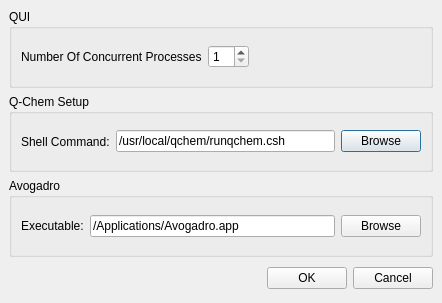
<ui version="4.0" >
 <author></author>
 <comment></comment>
 <exportmacro></exportmacro>
 <class>PreferencesBrowser</class>
 <widget class="QDialog" name="PreferencesBrowser" >
  <property name="geometry" >
   <rect>
    <x>0</x>
    <y>0</y>
    <width>442</width>
    <height>303</height>
   </rect>
  </property>
  <property name="windowTitle" >
   <string>QUI Preferences</string>
  </property>
  <layout class="QVBoxLayout" >
   <property name="margin" >
    <number>9</number>
   </property>
   <property name="spacing" >
    <number>6</number>
   </property>
   <item>
    <widget class="QGroupBox" name="groupBox_3" >
     <property name="title" >
      <string>QUI</string>
     </property>
     <layout class="QHBoxLayout" >
      <property name="margin" >
       <number>9</number>
      </property>
      <property name="spacing" >
       <number>6</number>
      </property>
      <item>
       <widget class="QLabel" name="label" >
        <property name="text" >
         <string>Number Of Concurrent Processes</string>
        </property>
       </widget>
      </item>
      <item>
       <widget class="QSpinBox" name="numberOfProcesses" >
        <property name="toolTip" >
         <string>Specifies the maximum number of processes allowed to run at the same time</string>
        </property>
        <property name="minimum" >
         <number>1</number>
        </property>
       </widget>
      </item>
      <item>
       <spacer>
        <property name="orientation" >
         <enum>Qt::Horizontal</enum>
        </property>
        <property name="sizeHint" >
         <size>
          <width>40</width>
          <height>20</height>
         </size>
        </property>
       </spacer>
      </item>
     </layout>
    </widget>
   </item>
   <item>
    <widget class="QGroupBox" name="groupBox" >
     <property name="title" >
      <string>Q-Chem Setup</string>
     </property>
     <layout class="QHBoxLayout" >
      <property name="margin" >
       <number>9</number>
      </property>
      <property name="spacing" >
       <number>6</number>
      </property>
      <item>
       <widget class="QLabel" name="label_3" >
        <property name="text" >
         <string>Shell Command:</string>
        </property>
       </widget>
      </item>
      <item>
       <widget class="QLineEdit" name="lineEditRunQChem" >
        <property name="toolTip" >
         <string>Enter the shell and any arguments used to launch the Q-Chem executable</string>
        </property>
        <property name="text" >
         <string>/usr/local/qchem/runqchem.csh</string>
        </property>
       </widget>
      </item>
      <item>
       <widget class="QPushButton" name="browseRunQChemButton" >
        <property name="text" >
         <string>Browse</string>
        </property>
       </widget>
      </item>
     </layout>
    </widget>
   </item>
   <item>
    <widget class="QGroupBox" name="groupBox_2" >
     <property name="title" >
      <string>Avogadro</string>
     </property>
     <layout class="QHBoxLayout" >
      <property name="margin" >
       <number>9</number>
      </property>
      <property name="spacing" >
       <number>6</number>
      </property>
      <item>
       <widget class="QLabel" name="label_4" >
        <property name="text" >
         <string>Executable:</string>
        </property>
       </widget>
      </item>
      <item>
       <widget class="QLineEdit" name="lineEditAvogadro" >
        <property name="toolTip" >
         <string>Location of the Avogadro executable</string>
        </property>
        <property name="text" >
         <string>/Applications/Avogadro.app</string>
        </property>
       </widget>
      </item>
      <item>
       <widget class="QPushButton" name="browseAvogadroButton" >
        <property name="text" >
         <string>Browse</string>
        </property>
       </widget>
      </item>
     </layout>
    </widget>
   </item>
   <item>
    <layout class="QHBoxLayout" >
     <property name="margin" >
      <number>0</number>
     </property>
     <property name="spacing" >
      <number>6</number>
     </property>
     <item>
      <spacer>
       <property name="orientation" >
        <enum>Qt::Horizontal</enum>
       </property>
       <property name="sizeHint" >
        <size>
         <width>131</width>
         <height>31</height>
        </size>
       </property>
      </spacer>
     </item>
     <item>
      <widget class="QPushButton" name="okButton" >
       <property name="text" >
        <string>OK</string>
       </property>
      </widget>
     </item>
     <item>
      <widget class="QPushButton" name="cancelButton" >
       <property name="text" >
        <string>Cancel</string>
       </property>
      </widget>
     </item>
    </layout>
   </item>
  </layout>
 </widget>
 <pixmapfunction></pixmapfunction>
 <resources/>
 <connections>
  <connection>
   <sender>okButton</sender>
   <signal>clicked()</signal>
   <receiver>PreferencesBrowser</receiver>
   <slot>accept()</slot>
   <hints>
    <hint type="sourcelabel" >
     <x>278</x>
     <y>253</y>
    </hint>
    <hint type="destinationlabel" >
     <x>96</x>
     <y>254</y>
    </hint>
   </hints>
  </connection>
  <connection>
   <sender>cancelButton</sender>
   <signal>clicked()</signal>
   <receiver>PreferencesBrowser</receiver>
   <slot>reject()</slot>
   <hints>
    <hint type="sourcelabel" >
     <x>369</x>
     <y>253</y>
    </hint>
    <hint type="destinationlabel" >
     <x>179</x>
     <y>282</y>
    </hint>
   </hints>
  </connection>
 </connections>
</ui>
